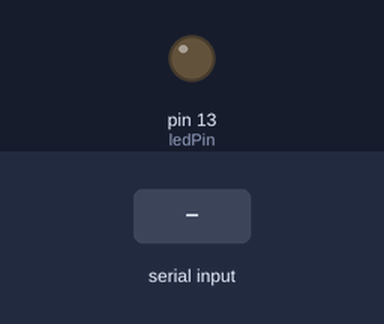
The sketch below on a simulated Arduino Uno, built with avr-gcc and run on an emulated ATmega328P. On the bench: output pins drawn as LEDs (lit = HIGH). Inputs (shaded band) come from the test bench. What the sketch prints to the serial monitor is not drawn.

Above: at 0.9 s.
1.0 s: "A" received over Serial
At 11.7 s:
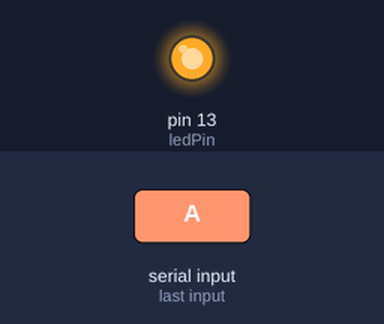
Timing chart, 0 to 12.6 s (numbered marks = the images above; inputs shaded):
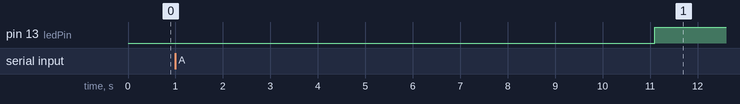

The sketch:

connection.ino
```cpp
#include <EEPROM.h>

// 3 char ID
#define TRUE 42
#define FALSE (!42)
#define BOOL char

#define EEPROM_ID_ADDRESS 0

// Functions definitions :
void connection ();
void _connection ();


BOOL connected = FALSE;
char ledPin = 13;

void setup() {
  Serial.begin(9600);
  pinMode(ledPin, OUTPUT);
  digitalWrite(ledPin, LOW);

  connection();
}


void loop () {
  Serial.println("connected");
  delay (5000);
}

void serialFlush(){
  while(Serial.available() > 0) {
    char t = Serial.read();
  }
}

void connection () {
  connected = FALSE;
  char ARDUINO_ID = EEPROM.read(EEPROM_ID_ADDRESS);

  // Connection
  while(!connected){
    serialFlush();
    connected = _connection(ARDUINO_ID);
    serialFlush();
  }
}

BOOL _connection(char ARDUINO_ID){
  BOOL connected = FALSE;
  int retry = 0;

  while (retry < 10 || connected) {
    retry++;
    BOOL part1 = FALSE;

    /*
    STEP 1 : wait for PC initial message
    */
    while (!Serial.available() && !part1) {
      char init_message = Serial.read();
      if(init_message == 'A')
        part1 = TRUE;
    }


    /*
    STEP 2 : send protocol version and ID to PC
    */
    delay (1000);
    Serial.print("connection_protocol v0.0.1 ");
    Serial.println(ARDUINO_ID);

    delay(10);

    /*
    STEP 3: receive back ID and if ID is correct
    */
    BOOL response_ok = FALSE;
    while (!Serial.available()) {
      char pc_response = Serial.read();
      Serial.println(pc_response);
      if(pc_response!=ARDUINO_ID)
        response_ok = FALSE;
      else
        response_ok = TRUE;
    }
    if (!response_ok)
      continue;

    /*
    STEP 4: send CONNECTED string to finalize
    */
    Serial.println("CONNECTED");
    connected = TRUE;
  }

  // turn the LED on when connected
  digitalWrite(ledPin, HIGH);
  return connected;
}
```

Measured:
- after the input at 1.0 s, pin 13 (ledPin): LOW → HIGH after 10.1 s
